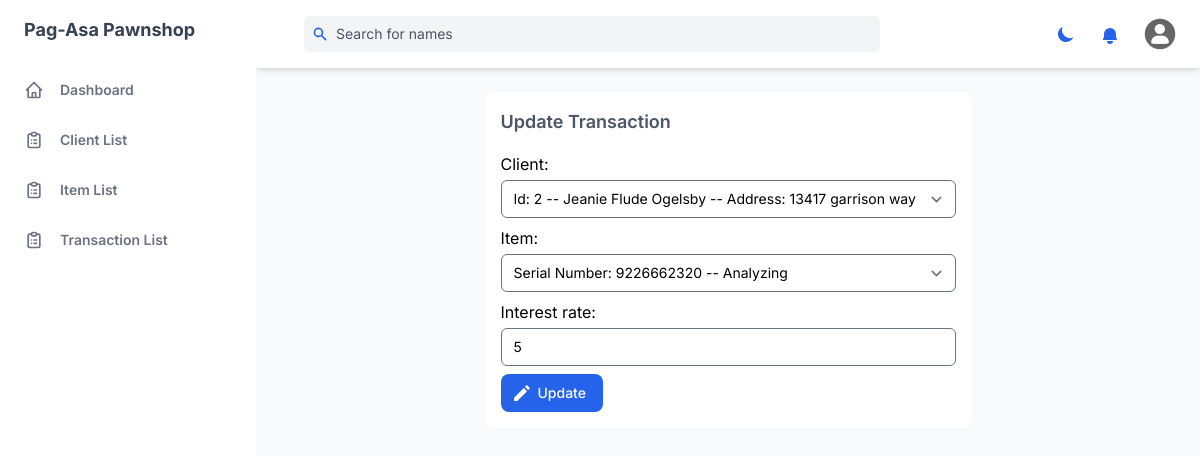
The app's page /transaction/update/2 (signed in) with its own data.
### management_system/models.py (models this page shows, shortened)
class Transaction(models.Model):
    STATUS_CHOICE = [
        ('New', 'New'),
        ('Pending', 'Pending'),
        ('Paid', 'Paid'),
        ('Renew','Renew'),
    ]
    client = models.ForeignKey(Client, related_name='clients', on_delete=models.CASCADE)
    item = models.OneToOneField(Item, related_name='items', on_delete=models.CASCADE)
    interest_rate = models.PositiveIntegerField()
    date_pawned = models.DateField(auto_now_add=True)
    month = models.PositiveIntegerField(default=1)
    status = models.CharField(max_length=20, choices=STATUS_CHOICE, default='New')
    created = models.DateTimeField(auto_now_add=True)
    updated = models.DateTimeField(auto_now=True)

### management_system/views.py (the view, shortened to what this page needs)
class TransactionUpdateView(LoginRequiredMixin, View):
    def get(self, request, pk):
        transaction = Transaction.objects.get(pk=pk)
        form = TransactionForm(instance=transaction)
        return render(request, 'components/transaction_update.html', {'form': form, 'transaction': transaction})

### management_system/forms.py
class TransactionForm(forms.ModelForm):
    class Meta:
        model = Transaction
        fields = "__all__"
        widgets = {
            'status': forms.HiddenInput(),
            'month': forms.HiddenInput(),
        }
    def __init__(self, *args, **kwargs):
        super().__init__(*args, **kwargs)
        self.fields['item'].queryset = Item.objects.filter(status='A')
        self.fields['client'].queryset = Client.objects.filter(status='active')
        for field in self.fields:
            print(field)
            self.fields[str(field)].widget.attrs.update({
                'class': 'rounded-md mb-2 block w-full mt-1 text-sm dark:border-gray-600 dark:bg-gray-700 focus:border-blue-400 focus:outline-none focus:ring-0 focus:shadow-outline-blue dark:text-gray-300 dark:focus:shadow-outline-gray form-input',
                'placeholder': str(field).replace('_', ' ').capitalize(),
            })

### management_system/models.py (called while the page is built)
    def __str__(self) -> str:
        return f"Id: {self.id} -- {self.first_name.capitalize()} {self.middle_name.capitalize()} {self.last_name.capitalize()} -- Address: {self.address.capitalize()}"

    def __str__(self) -> str:
        return f"Serial Number: {self.serial_number} -- {self.item.capitalize()}"

### templates/components/transaction_update.html (shortened to what this page needs)
{% extends 'base.html' %}
{% block content %}
<div class="min-w-0 p-4 mx-auto mt-6 space-y-2 bg-white rounded-lg shadow-xs dark:bg-gray-800">
    <h3 class="mb-4 text-lg font-semibold text-gray-600 dark:text-gray-300">Update Transaction</h1>
    <form action="{% url 'transaction_update' transaction.pk %}" method="POST" hx-boost="true" hx-indicator="#my-indicator">
        {{form}}
        <button
        class="flex items-center justify-between px-4 py-2 text-sm font-medium leading-5 text-white transition-colors duration-150 bg-blue-600 border border-transparent rounded-lg active:bg-blue-600 hover:bg-blue-700 focus:outline-none focus:shadow-outline-blue"
      >
      <svg  fill="currentColor" class="w-4 h-4 mr-2 -ml-1"xmlns="http://www.w3.org/2000/svg" viewBox="0 0 20 20"><path d="M12.3 3.7l4 4L4 20H0v-4L12.3 3.7zm1.4-1.4L16 0l4 4-2.3 2.3-4-4z"/></svg>
            <span>Update</span>
      </button>
    </form>
  </div>
{% endblock %}

### records on screen
Transaction: client "Id: 2 -- Jeanie Flude Ogelsby -- Address: 13417 garrison way", item "Serial Number: 9226662320 -- Analyzing", interest_rate "5"
